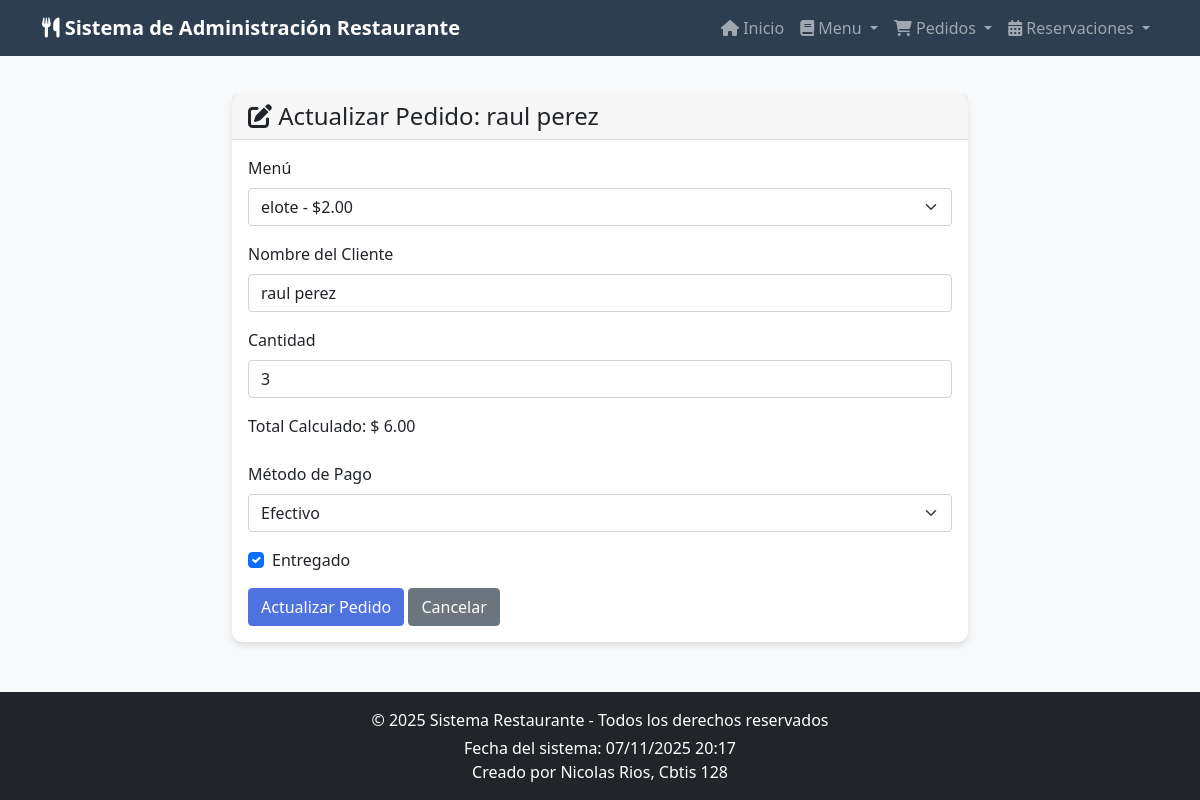
Page /actualizar-pedido/1/ on the committed database.
### app_Restaurante/models.py (models this page shows, shortened)
class Pedido(models.Model):
    menu = models.ForeignKey(Menu, on_delete=models.CASCADE, related_name='pedidos')
    nombre_cliente = models.CharField(max_length=100)
    cantidad = models.PositiveIntegerField()
    total = models.DecimalField(max_digits=8, decimal_places=2)
    metodo_pago = models.CharField(max_length=50)
    fecha_pedido = models.DateTimeField(auto_now_add=True)
    entregado = models.BooleanField(default=False)

class Menu(models.Model):
    nombre = models.CharField(max_length=100)
    descripcion = models.TextField()
    precio = models.DecimalField(max_digits=6, decimal_places=2)
    categoria = models.CharField(max_length=50)
    disponible = models.BooleanField(default=True)
    fecha_creacion = models.DateTimeField(auto_now_add=True)
    imagen = models.ImageField(upload_to='img_clientes/', blank=True, null=True)

### app_Restaurante/views.py (the view)
# urls.py: path('actualizar-pedido/<int:id>/', views.actualizar_pedido, name='actualizar_pedido'),
def actualizar_pedido(request, id):
    pedido = get_object_or_404(Pedido, id=id)
    menus = Menu.objects.all()
    return render(request, 'pedido/actualizar_pedido.html', {
        'pedido': pedido,
        'menus': menus
    })

### app_Restaurante/templates/pedido/actualizar_pedido.html (shortened to what this page needs)
{% extends 'base.html' %}
{% block content %}
<div class="row">
    <div class="col-md-8 mx-auto">
        <div class="card">
            <div class="card-header">
                <h4 class="card-title mb-0">
                    <i class="fas fa-edit"></i> Actualizar Pedido: {{ pedido.nombre_cliente }}
                </h4>
            </div>
            <div class="card-body">
                <form method="POST" action="{% url 'realizar_actualizacion_pedido' pedido.id %}">
                    <div class="mb-3">
                        <label class="form-label">Menú</label>
                        <select class="form-select" name="menu" required>
                            {% for menu in menus %}
                            <option value="{{ menu.id }}" {% if menu.id == pedido.menu.id %}selected{% endif %}>
                                {{ menu.nombre }} - ${{ menu.precio }}
                            </option>
                            {% endfor %}
                        </select>
                    </div>
                    <div class="mb-3">
                        <label class="form-label">Nombre del Cliente</label>
                        <input type="text" class="form-control" name="nombre_cliente"
                               value="{{ pedido.nombre_cliente }}" required>
                    </div>
                    <div class="mb-3">
                        <label class="form-label">Cantidad</label>
                        <input type="number" class="form-control" name="cantidad"
                               value="{{ pedido.cantidad }}" min="1" required>
                    </div>
                    <div class="mb-3">
                        <label class="form-label">Total Calculado: $<span id="total_calculado">
                            {{ pedido.total }}
                        </span></label>
                    </div>
                    <div class="mb-3">
                        <label class="form-label">Método de Pago</label>
                        <select class="form-select" name="metodo_pago" required>
                            <option value="Efectivo" {% if pedido.metodo_pago == 'Efectivo' %}selected{% endif %}>Efectivo</option>
                        </select>
                    </div>
                    <div class="mb-3 form-check">
                        <input type="checkbox" class="form-check-input" name="entregado" value="True"
                               {% if pedido.entregado %}checked{% endif %}>
                        <label class="form-check-label">Entregado</label>
                    </div>
                    <button type="submit" class="btn btn-primary">Actualizar Pedido</button>
                    <a href="{% url 'ver_pedido' %}" class="btn btn-secondary">Cancelar</a>
                </form>
            </div>
        </div>
    </div>
</div>
{% endblock %}

### app_Restaurante/templates/header.html (style rules this page uses)
body { background-color: #f8f9fa; padding-top: 70px; display: flex; }
.card { border: none; box-shadow: 0 4px 6px rgba(0,0,0,0.1); margin-bottom: 20px; border-radius: 10px; }
.btn-primary { background-color: #4e73df; border-color: #4e73df; }

### rows in the picture
Pedido: nombre_cliente "raul perez", menu "elote - $2.00", cantidad "3", total "6.00", metodo_pago "Efectivo", entregado "☑"
